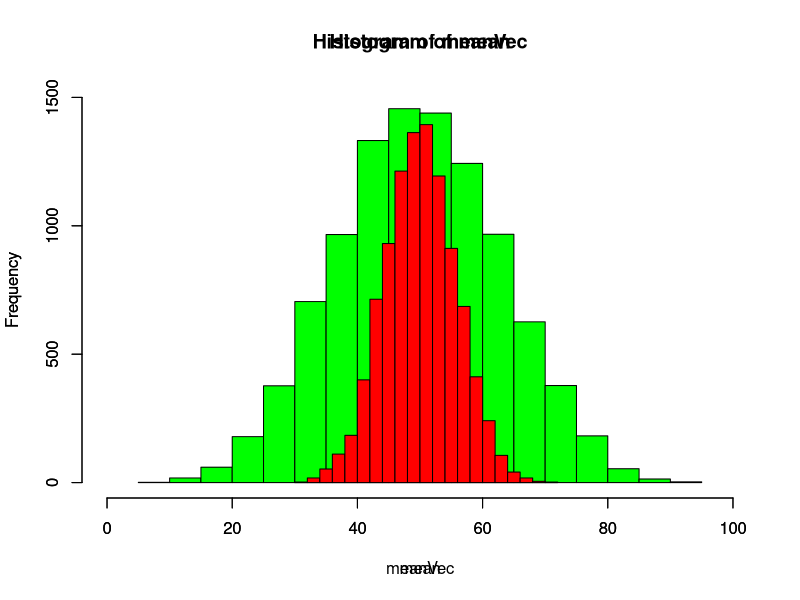
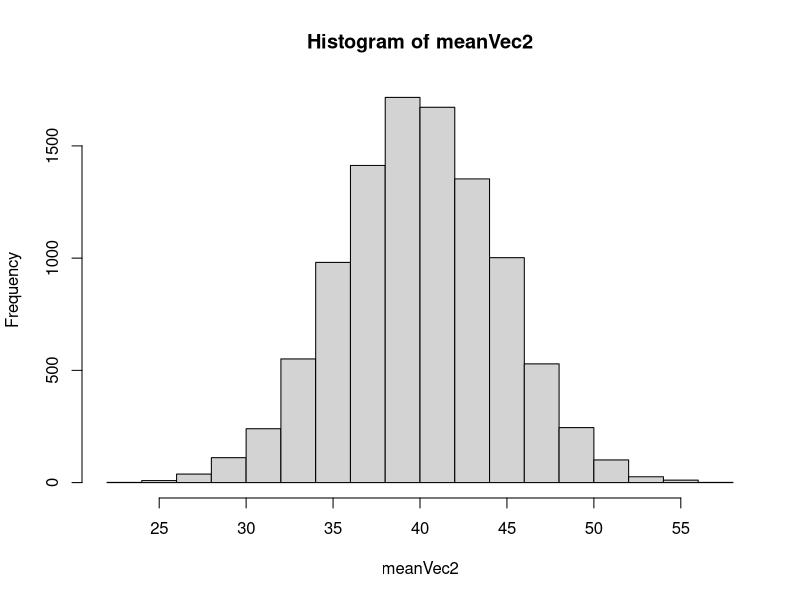

Write the R code that produced these figures, in order.
rank1 <- c()
meanVec <- replicate(10000, mean(runif(n = 26, min = 0, max = 100)))
counts <- length(which(meanVec < 40))

# for (i in 1:10000) {
#   class1 <- runif(n = 26, min = 0, max = 100)
#   mean1 <- mean(class1)
#   rank1[i] <- mean1
# }
# count <- 0
# for (i in 1:10000) {
#   if (rank1[i] <= 40){
#     count = count + 1
#   }
# }

p26 <- counts/10000
### p26 <- mean(which(meanVec<40))
### Simulate one-tail t.test p-value
mean <- replicate(10000, mean(runif(n = 5, min = 0, max = 100)))
count <- length(which(mean < 40))
p5 <- count/10000
hist(mean, xlim = c(0,100), ylim = c(0,1500), col = "green", breaks = 20)
par(new=TRUE)
hist(meanVec, xlim = c(0,100), ylim = c(0,1500), col = "red", breaks = 20)

meanVec2 <- replicate(10000, mean(runif(n = 26, min = 0, max = 80)))
hist(meanVec2)
count2 <- length(which(meanVec<meanVec2))
probability <- count2/10000

compare <- c()
Leonie <- c(64, 63, 62, 59)
Sheldon <- c(70, 63, 61, 56)
for (i in 1:100) {
  count_Leonie <- c()
  count_Sheldon <- c()
  for (j in 1:4) {
    count_Leonie[j] <- pnorm(q = Leonie[j], mean = 50, sd = 10)*100
  }
  mean_leonie <- mean(count_Leonie)
  
### mean_Lenoie <- mean(pnorm(c(64,63,62,59), mean = 50, sd = 10)*100) 
  
  for (k in 1:4) {
    count_Sheldon[k] <- pnorm(q = Sheldon[k], mean = 50, sd = 10)*100
  }
  mean_sheldon <- mean(count_Sheldon)
  compare[i] <- length(which(mean_leonie>mean_sheldon))
}

possiblility <-  sum(compare)/100

###UnluckyNormScores = pnorm(rnorm(100000,40,8), 50, 10)*100

unlucky_class <- pnorm(q = rnorm(n = 26, mean = 40, sd = 8), mean = 50, sd = 10)
unlucky_class <- unlucky_class*100
unlucky_class <- mean(unlucky_class)
count <- 0
for (i in 1:10000) {
  class_number <- runif(n = 1, min = 5, max = 40)
  class_other <- pnorm(q = rnorm(n = class_number, mean = 50, sd = 10), mean = 50, sd = 10)
  class_other <- class_other*100
  class_other <- mean(class_other)
  if (unlucky_class > class_other) {
    count <- count+1
  }
}
pro <- count/10000
# hist(unlucky_class)
